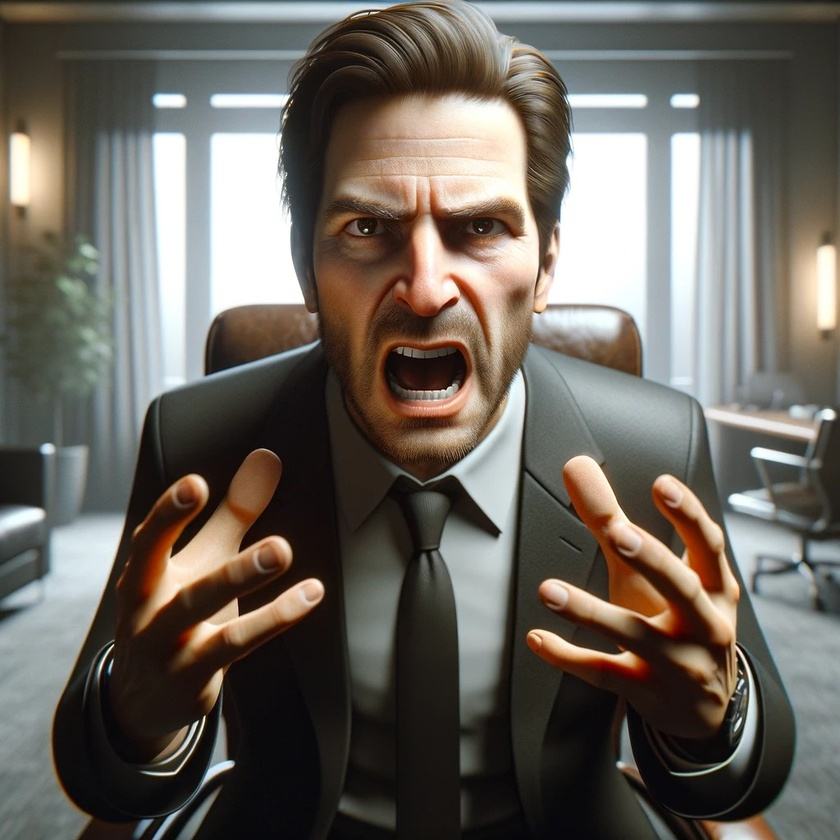
#> input picture testimg/test3.jpg, 840 x 840 px, shrunk from 1024 x 1024 before the run
$ python poc.py
#> lines starting #> are read from the running program, lines starting #| are printed output that depends on the picture; after the words box and inside, x2 and y2 are one past the last pixel; in counts of white or black regions, pixels touching at a corner belong together
import cv2
import numpy as np
import matplotlib.pyplot as plt
from sklearn.cluster import DBSCAN

def line_intersection(line1, line2):
    rho1, theta1 = line1
    rho2, theta2 = line2
    A = np.array([
        [np.cos(theta1), np.sin(theta1)],
        [np.cos(theta2), np.sin(theta2)]
    ])
    b = np.array([[rho1], [rho2]])
    x0, y0 = np.linalg.solve(A, b)
    return int(np.round(x0)), int(np.round(y0))

image_path = './testimg/test3.jpg'
image = cv2.imread(image_path)
#> image is the input picture: shape (840, 840, 3); mean B, G, R 94.5, 102, 107.2
gray = cv2.cvtColor(image, cv2.COLOR_BGR2GRAY)
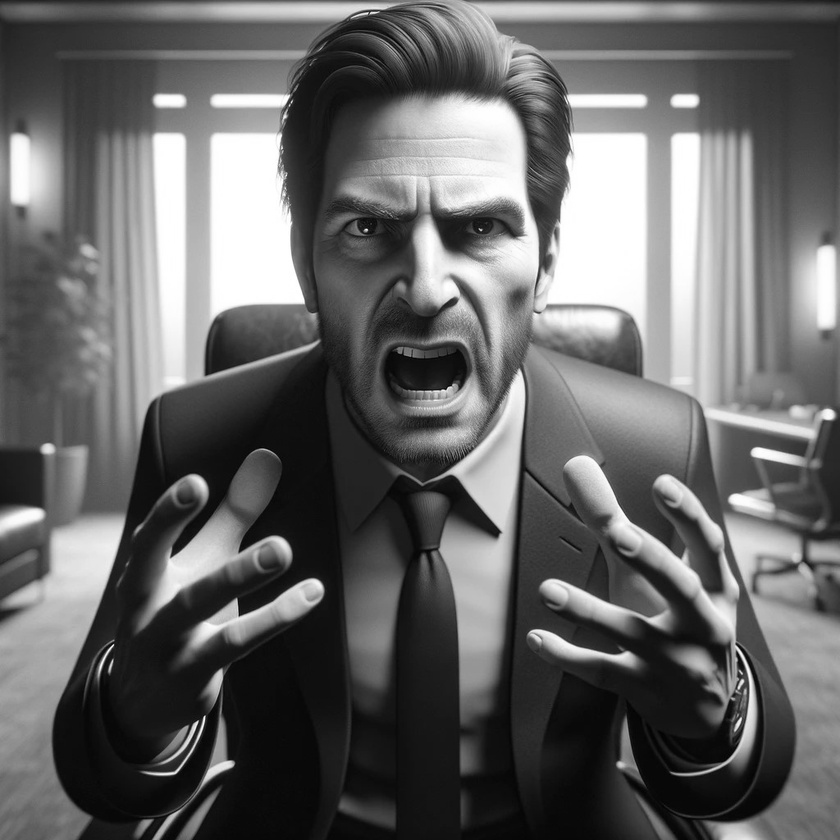
#> gray: shape (840, 840); min 1, max 255, mean 102.7
edges = cv2.Canny(gray, 200, 255, apertureSize=3)
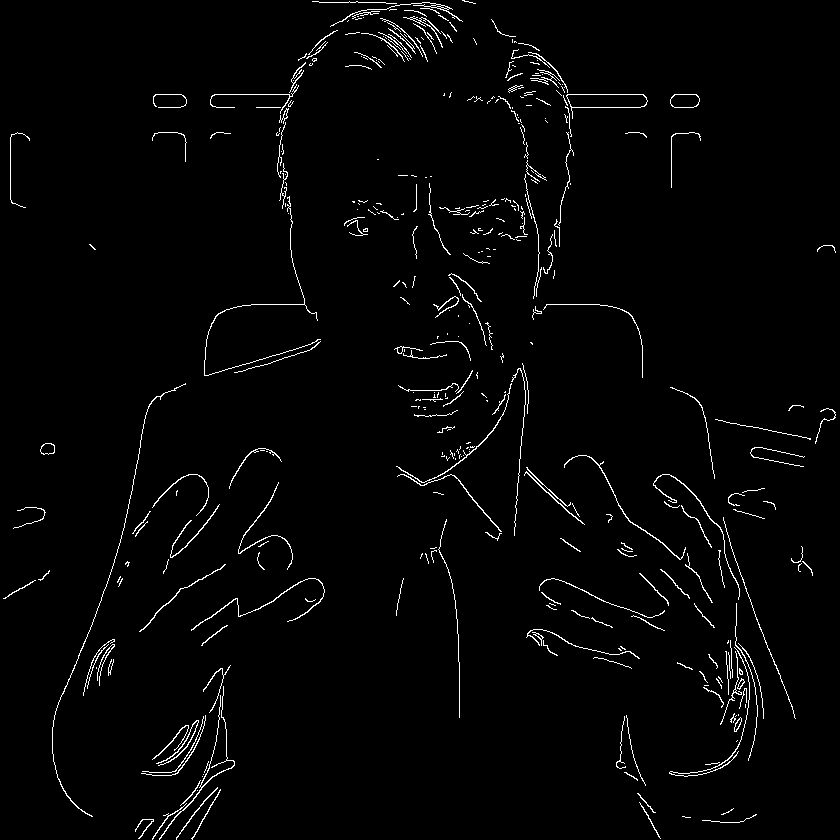
#> edges: shape (840, 840); 2.1% white in thin lines or dots
lines = cv2.HoughLines(edges, 1, np.pi / 180, 100)
#> lines = [[94, 1.57], [107, 1.57], [558, 0.0873], [318, 0.384], [304, 1.57], [-485, 2.78], [308, 0.367], [-42, 2.36], [550, 0.0698]]
main_vanishing_point = None
intersections = []
coords = []

if lines is not None:
    for i in range(len(lines)):
        rho, theta = lines[i][0]
        a = np.cos(theta)
        b = np.sin(theta)
        x0 = a * rho
        y0 = b * rho
        x1 = int(x0 + 1000 * (-b))
        y1 = int(y0 + 1000 * (a))
        x2 = int(x0 - 1000 * (-b))
        y2 = int(y0 - 1000 * (a))
        cv2.line(image, (x1, y1), (x2, y2), (100, 0, 0), 2)

        for j in range(i + 1, len(lines)):
            line1 = lines[i][0]
            line2 = lines[j][0]
            try:
                intersection = line_intersection(line1, line2)
                if 0 <= intersection[0] < image.shape[1] and 0 <= intersection[1] < image.shape[0]:
                    intersections.append(intersection)
                    cv2.circle(image, intersection, 5, (0, 150, 0), -1)
            except np.linalg.LinAlgError:
                continue
#> this loop made 9 passes
#> (rho, theta, a, x1, y1) on passes 3, 4, 6, 7, 8: (558, 0.0873, 0.996, 468, 1044), (318, 0.384, 0.927, -79, 1046), (-485, 2.78, -0.934, 94, -1107), (308, 0.367, 0.934, -70, 1043), (-42, 2.36, -0.707, -677, -736)
#> (rho, theta, x1, y1, x2) on passes 1, 2, 5: (94, 1.57, -1000, 93, 999), (107, 1.57, -1000, 106, 999), (304, 1.57, -1000, 303, 999)
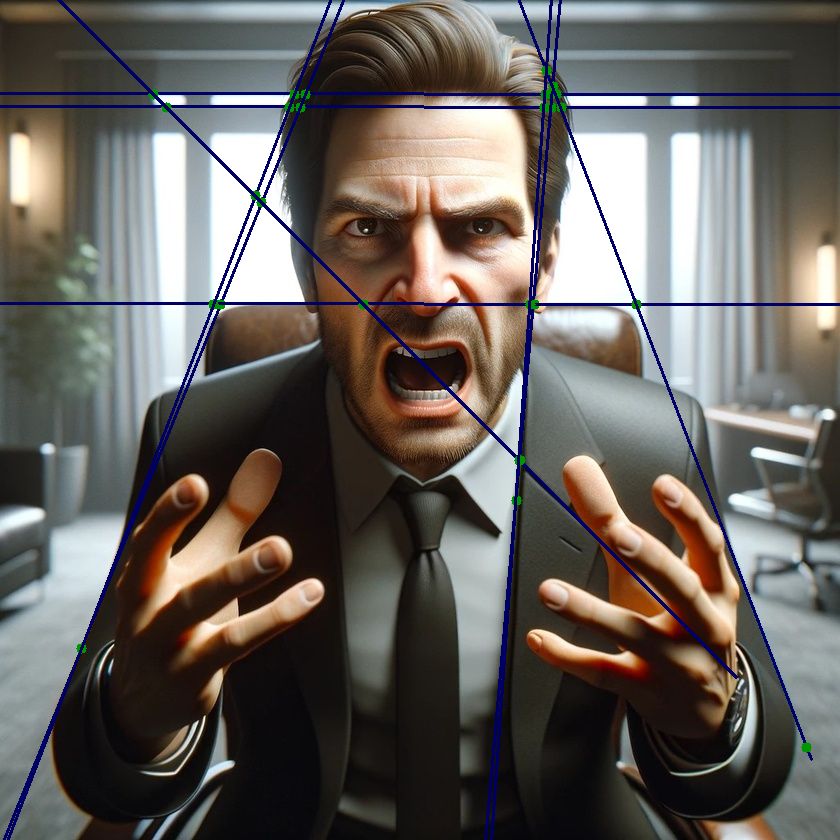
#> image: shape (840, 840, 3); 3.3% of pixels changed, all inside (x1, y1, x2, y2) = (0, 0, 840, 840)
#> after the loop, intersections = 27 pairs, first value 81 to 806, second value 70 to 747

if intersections:
    intersections = np.array(intersections)
    clustering = DBSCAN(eps=50, min_samples=10).fit(intersections)
    labels = clustering.labels_
#> labels = 27 values from -1 to -1

    if len(set(labels)) > 1:
        largest_cluster = max(set(labels), key=list(labels).count)
        main_vanishing_point = np.mean(intersections[labels == largest_cluster], axis=0)
        main_vanishing_point = tuple(main_vanishing_point.astype(int))
        cv2.circle(image, main_vanishing_point, 25, (0, 255, 0), -1)
    else:
        print("No clear vanishing point found. Try adjusting DBSCAN parameters.")

def find_intersection(p1, p2, p3, p4):
    a1 = p2[1] - p1[1]
    b1 = p1[0] - p2[0]
    c1 = a1 * p1[0] + b1 * p1[1]

    a2 = p4[1] - p3[1]
    b2 = p3[0] - p4[0]
    c2 = a2 * p3[0] + b2 * p3[1]

    determinant = a1 * b2 - a2 * b1

    if determinant == 0:
        return None
    else:
        x = (c1 * b2 - c2 * b1) / determinant
        y = (a1 * c2 - a2 * c1) / determinant
        return (int(x), int(y))

def onclick(event):
    global image, coords
    if event.button == 1:
        coords.append((int(event.xdata), int(event.ydata)))
        cv2.circle(image, coords[-1], 5, (0, 0, 200), -1)

        if len(coords) == 2:
            cv2.line(image, coords[0], coords[1], (0, 255, 255), 2)
        elif len(coords) == 4:
            cv2.line(image, coords[2], coords[3], (0, 255, 255), 2)
            intersection = find_intersection(coords[0], coords[1], coords[2], coords[3])
            if intersection:
                cv2.circle(image, intersection, 15, (0, 0, 255), -1)
            coords = []

        plt.imshow(cv2.cvtColor(image, cv2.COLOR_BGR2RGB))
        plt.draw()

plt.imshow(cv2.cvtColor(image, cv2.COLOR_BGR2RGB))
plt.axis('off')
cid = plt.gcf().canvas.mpl_connect('button_press_event', onclick)
plt.tight_layout()
plt.show()

$ run again, with testimg/test2.jpg copied over testimg/test3.jpg
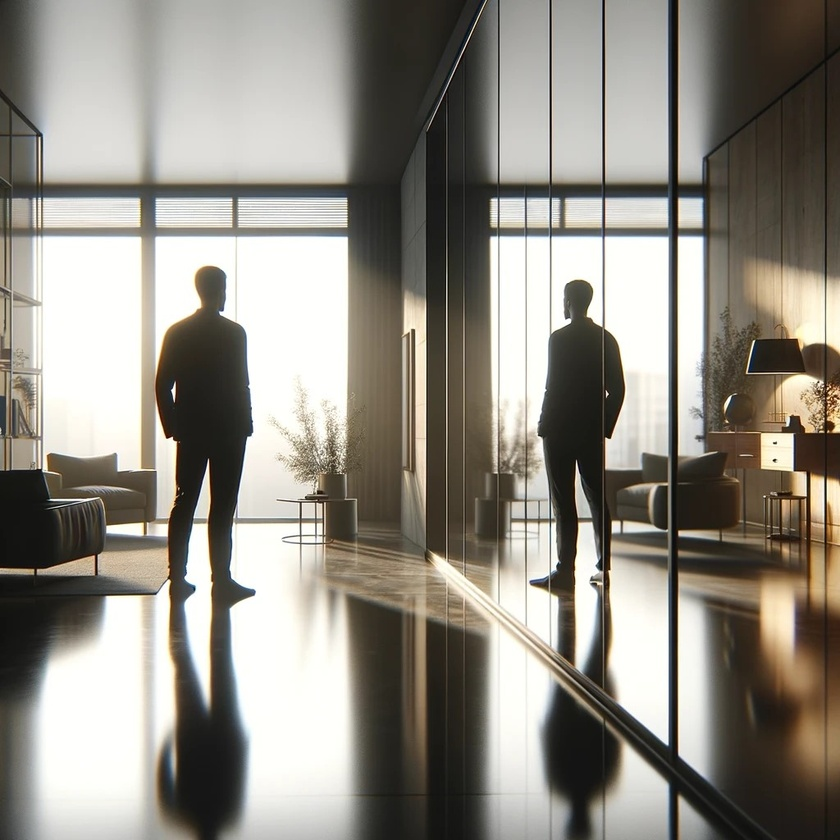
#> input picture testimg/test2.jpg, 840 x 840 px, shrunk from 1024 x 1024 before the run
#> image is the input picture: shape (840, 840, 3); mean B, G, R 132.3, 141.2, 145.4
#> `edges = cv2.Canny(gray, 200, 255, apertureSize=3)`:
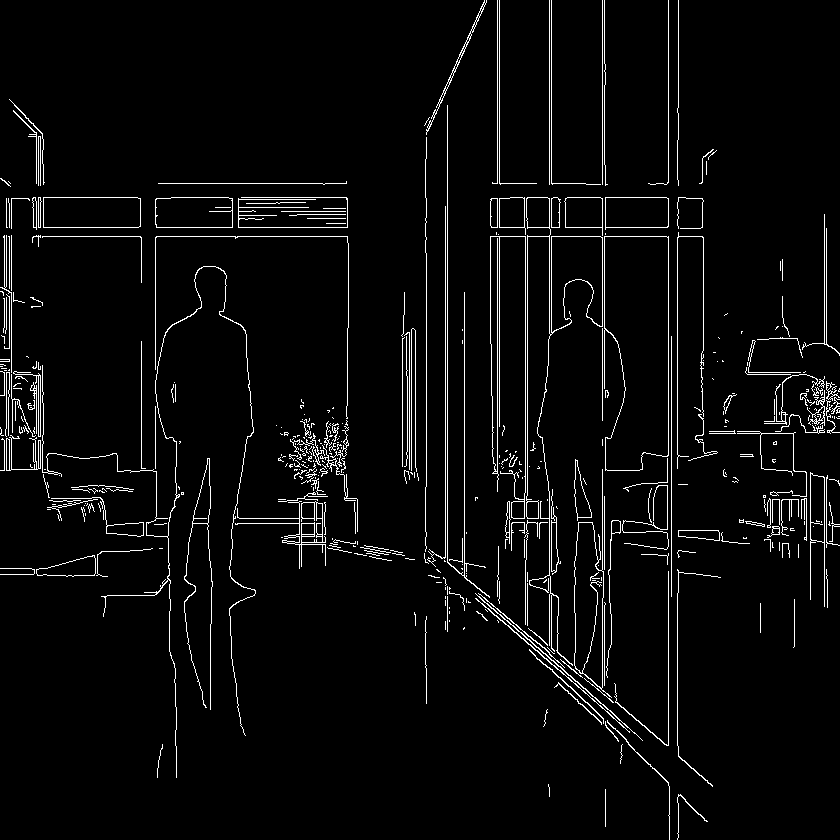
#> edges: shape (840, 840); 3.9% white in thin lines or dots
#> lines = 248 rows, first 8: [668, 0], [602, 0], [447, 0], [236, 1.57], [497, 0], [549, 0], [227, 1.57], [604, 0]
#> the loop `for i in range(len(lines)):` made 248 passes
#> (rho, theta, a, x1, y1, x2) on pass 1: (668, 0, 1, 668, 1000, 668)
#> `cv2.circle(image, main_vanishing_point, 25, (0, 255, 0), -1)`:
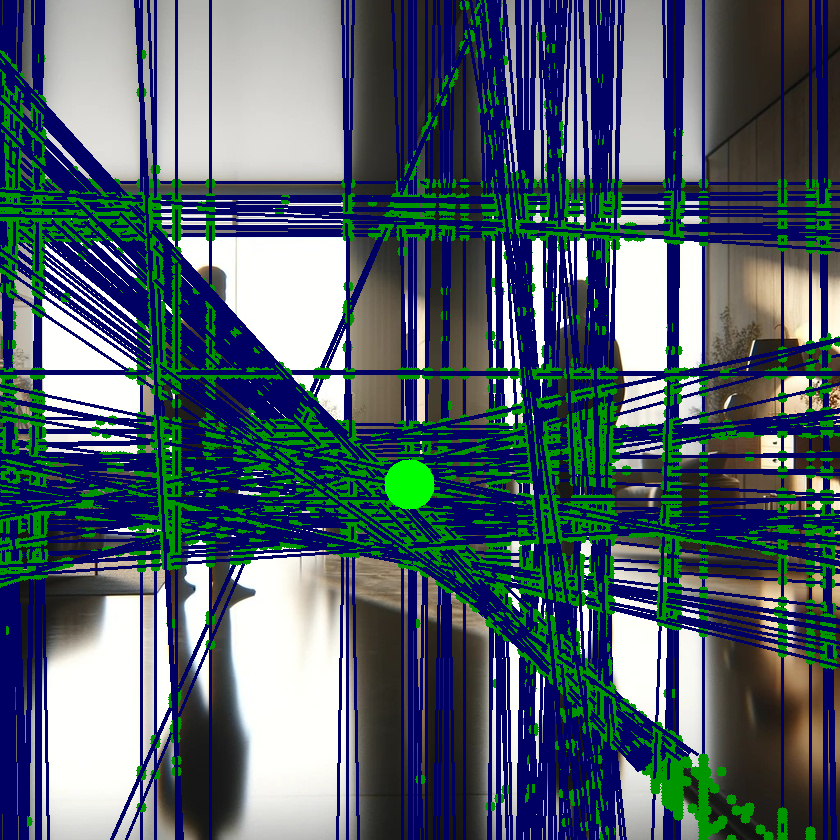
#> image: shape (840, 840, 3); mean B, G, R 110.5, 96.5, 80.4

$ run again, with testimg/test.jpg copied over testimg/test3.jpg
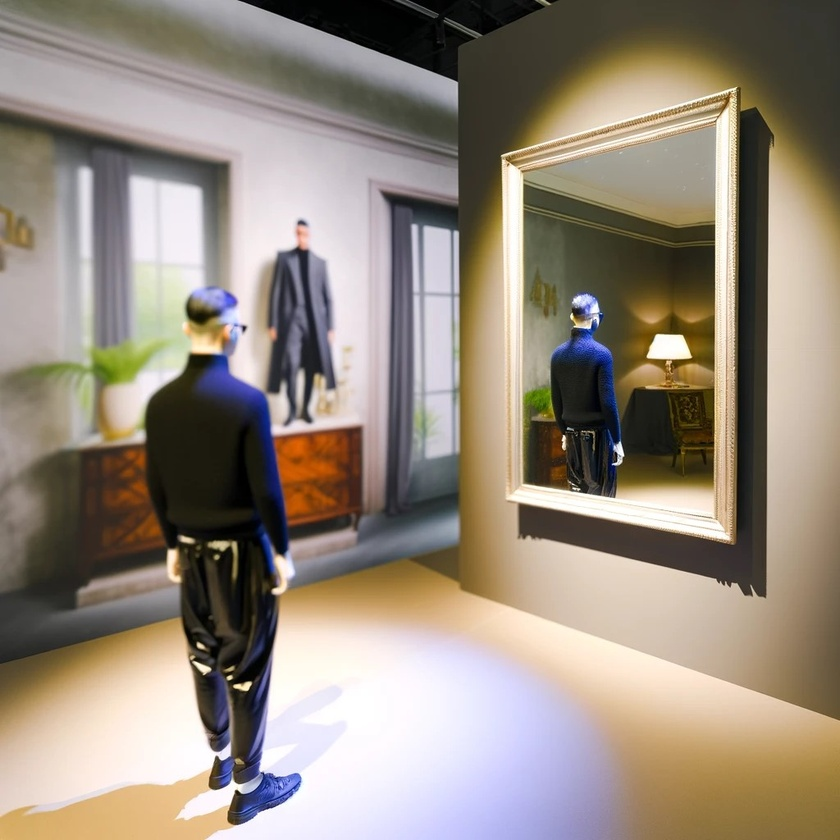
#> input picture testimg/test.jpg, 840 x 840 px, shrunk from 1024 x 1024 before the run
#> image is the input picture: shape (840, 840, 3); mean B, G, R 125, 138.3, 149.7
#> `edges = cv2.Canny(gray, 200, 255, apertureSize=3)`:
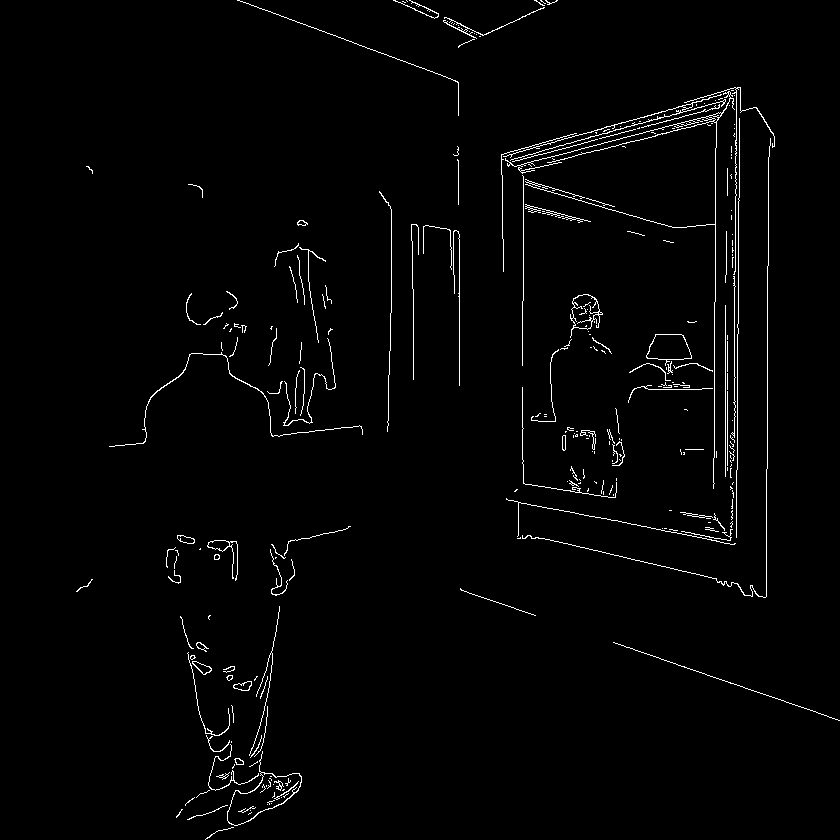
#> edges: shape (840, 840); 1.8% white in thin lines or dots
#> lines = 42 rows, first 8: [767, 0], [725, 0], [714, 0], [734, 0], [289, 1.29], [727, 0], [407, 1.9], [-81, 1.92]
#> the loop `for i in range(len(lines)):` made 42 passes
#> (rho, x1, x2) on passes 1 to 3: (767, 767, 767), (725, 725, 725), (714, 714, 714)
#> `cv2.circle(image, main_vanishing_point, 25, (0, 255, 0), -1)`:
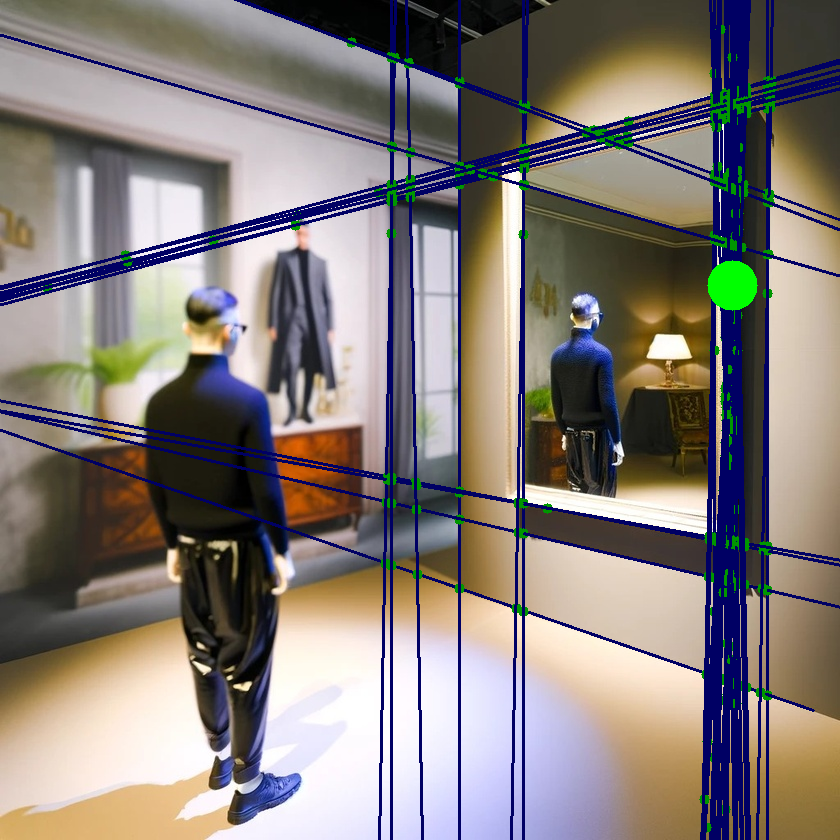
#> image: shape (840, 840, 3); mean B, G, R 121.8, 125.3, 133.1
